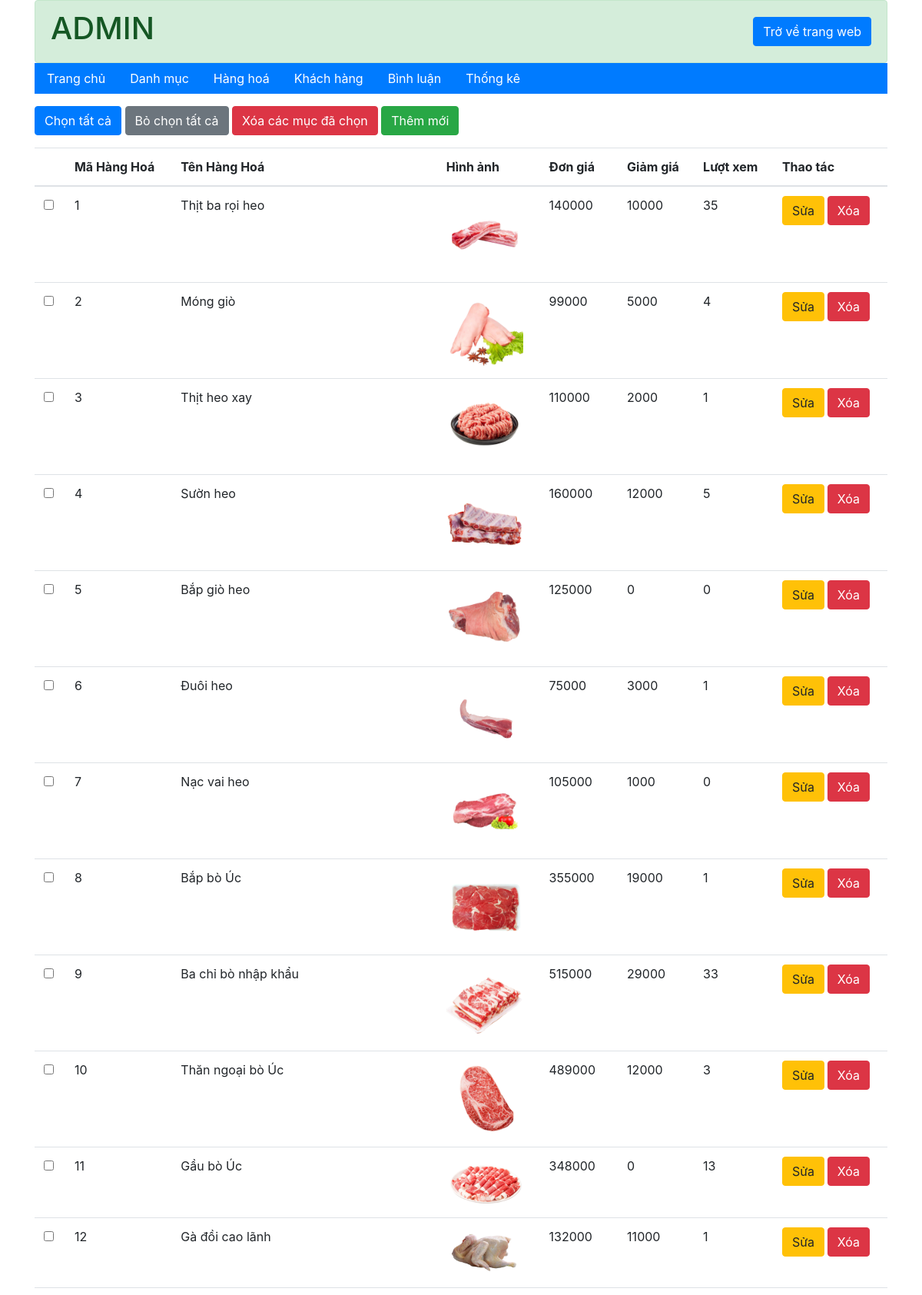
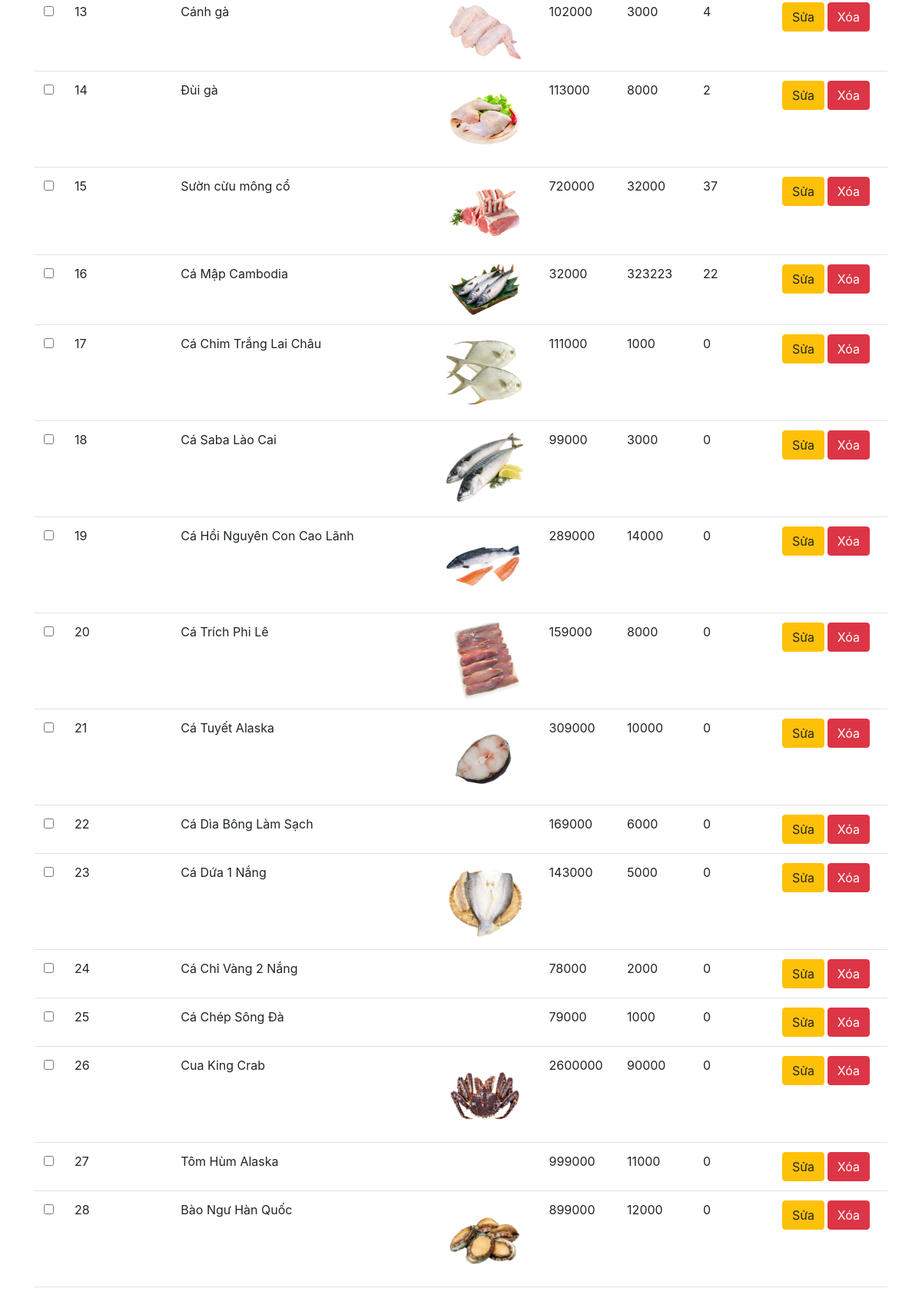
/admin/hang-hoa/index.php (signed in, upper part), run on the app's committed database (2 pictures, top to bottom).
### tables this page shows
CREATE TABLE `hang_hoa` (
  `ma_hh` int(11) NOT NULL COMMENT 'mã hàng hoá',
  `ten_hh` varchar(50) NOT NULL COMMENT 'tên hàng hoá',
  `don_gia` double(10,2) NOT NULL COMMENT 'đơn giá',
  `giam_gia` double(10,2) DEFAULT 0.00 COMMENT 'mức giảm giá',
  `hinh` varchar(50) NOT NULL COMMENT 'hình ảnh',
  `ngay_nhap` date DEFAULT NULL COMMENT 'ngày nhập hàng',
  `mo_ta` text NOT NULL COMMENT 'mô tả hàng hoá',
  `dac_biet` tinyint(1) NOT NULL COMMENT 'tràng thái đặc biệt',
  `so_luot_xem` int(11) NOT NULL DEFAULT 0 COMMENT 'số lượt xem',
  `ma_loai` int(10) NOT NULL COMMENT 'mã loại'
);

### admin/hang-hoa/index.php (called while the page is built, shortened)
<?php
    require "../../global.php";
    require "../../dao/pdo.php";
    require "../../dao/hanghoa.php";
    if(exsist_param("add")){
        $lisDanhMuc = danhMuc_selectAll();
        $view_name="add.php";
    }
    else if(exsist_param("btn_edit")){
        $lisDanhMuc = danhMuc_selectAll();
        $idHangHoa = $_GET['ma_hh'];
        $thisHangHoa = hanghoa_select_by_id($idHangHoa);
        $view_name="edit.php";
    }
    else if(exsist_param("btn-delete")){
        $id_hh=$_GET['ma_hh'];
        hanghoa_delete($id_hh);
        $items = hanghoa_selectAll();
        $view_name="list.php";
    }
    else if(exsist_param("btn-delete-all")){
        $list_id=$_POST['ma_hh'];
        hanghoa_delete($list_id);
        $items = hanghoa_selectAll();
        $view_name="list.php";
    }
    else{
        $items = hanghoa_selectAll();
    }
    require "../layout.php";
?>

### dao/pdo.php (called while the page is built, shortened)
<?php
function pdo_get_connection(){
    $hostname='localhost';
    $dbname='xsshop';
    $username = 'root';
    $password = '';
    try{
        $connect = new PDO("mysql:host=$hostname;dbname=$dbname", $username, $password);
        $connect->setAttribute(PDO::ATTR_ERRMODE, PDO::ERRMODE_EXCEPTION);
        return $connect;
    }catch(PDOException $e){
        $e->getMessage();
    }
}
function pdo_query($sql){
    $sql_args = array_slice(func_get_args(), 1);
    try{
        $connect = pdo_get_connection();
        $stmt = $connect->prepare($sql);
        $stmt->execute($sql_args);
        $rows = $stmt->fetchAll();
        return $rows;
    }
    catch(PDOException $e){
        throw $e;
    }
    finally{
        unset($connect);
    }
}
?>

### dao/hanghoa.php (called while the page is built, shortened)
<?php
    function hanghoa_selectAll(){
        $sql = "SELECT * FROM `hang_hoa`";
        return pdo_query($sql);
    }
?>

### global.php (called while the page is built, shortened)
<?php
    $url="/food_market_10-diem";
    $url_content="$url/content";
?>

### admin/hang-hoa/list.php (the view)
<div class="container">
  <form action="index.php" method="post">
    <div class="my-3">
      <button id="check-all" type="button" class="btn btn-primary">Chọn tất cả</button>
      <button id="clear-all" type="button" class="btn btn-secondary">Bỏ chọn tất cả</button>
      <button onclick="return confirm('Bạn có chắc chắn xoá không?')" name="btn-delete-all" class="btn btn-danger">Xóa các mục đã chọn</button>
      <a href="index.php?add" class="btn btn-success">Thêm mới</a>
    </div>
    <table class="table">
      <thead>
        <tr>
          <th></th>
          <th>Mã Hàng Hoá</th>
          <th>Tên Hàng Hoá</th>
          <th>Hình ảnh</th>
          <th>Đơn giá</th>
          <th>Giảm giá</th>
          <th>Lượt xem</th>
          <th>Thao tác</th>
        </tr>
      </thead>
      <tbody>
        <?php
        foreach ($items as $item) {
        ?>
          <tr>
            <td><input type="checkbox" name="ma_hh[]" value="<?= $item['ma_hh'] ?>"></td>
            <td><?php echo $item['ma_hh'] ?></td>
            <td><?php echo $item['ten_hh'] ?></td>
            <td><img style="width: 100px;" src="<?php echo "$url_content/images/image_products/" . $item['hinh'] ?>" alt=""></td>
            <td><?php echo $item['don_gia'] ?></td>
            <td><?php echo $item['giam_gia'] ?></td>
            <td><?php echo $item['so_luot_xem'] ?></td>
            <th>
              <a class="btn btn-warning" href="index.php?btn_edit&ma_hh=<?php echo $item['ma_hh'] ?>">Sửa</a>
              <a onclick="return confirm('Bạn có chắc chắn xoá không?')" class="btn btn-danger" href="index.php?btn-delete&ma_hh=<?php echo $item['ma_hh'] ?>">Xóa</a>
            </th>
          </tr>
        <?php
        }
        ?>
      </tbody>
    </table>
  </form>
</div>

### data on the page
hang_hoa: ma_hh "1", ten_hh "Thịt ba rọi heo", hinh (picture), don_gia "140000", giam_gia "10000", so_luot_xem "35"
hang_hoa: ma_hh "2", ten_hh "Móng giò", hinh (picture), don_gia "99000", giam_gia "5000", so_luot_xem "4"
hang_hoa: ma_hh "3", ten_hh "Thịt heo xay", hinh (picture), don_gia "110000", giam_gia "2000", so_luot_xem "1"
hang_hoa: ma_hh "4", ten_hh "Sườn heo", hinh (picture), don_gia "160000", giam_gia "12000", so_luot_xem "5"
hang_hoa: ma_hh "5", ten_hh "Bắp giò heo", hinh (picture), don_gia "125000", giam_gia "0", so_luot_xem "0"
hang_hoa: ma_hh "6", ten_hh "Đuôi heo", hinh (picture), don_gia "75000", giam_gia "3000", so_luot_xem "1"
hang_hoa: ma_hh "7", ten_hh "Nạc vai heo", hinh (picture), don_gia "105000", giam_gia "1000", so_luot_xem "0"
hang_hoa: ma_hh "8", ten_hh "Bắp bò Úc", hinh (picture), don_gia "355000", giam_gia "19000", so_luot_xem "1"
hang_hoa: ma_hh "9", ten_hh "Ba chỉ bò nhập khẩu", hinh (picture), don_gia "515000", giam_gia "29000", so_luot_xem "33"
hang_hoa: ma_hh "10", ten_hh "Thăn ngoại bò Úc", hinh (picture), don_gia "489000", giam_gia "12000", so_luot_xem "3"
hang_hoa: ma_hh "11", ten_hh "Gầu bò Úc", hinh (picture), don_gia "348000", giam_gia "0", so_luot_xem "13"
hang_hoa: ma_hh "12", ten_hh "Gà đồi cao lãnh", hinh (picture), don_gia "132000", giam_gia "11000", so_luot_xem "1"
hang_hoa: ma_hh "13", ten_hh "Cánh gà", hinh (picture), don_gia "102000", giam_gia "3000", so_luot_xem "4"
hang_hoa: ma_hh "14", ten_hh "Đùi gà", hinh (picture), don_gia "113000", giam_gia "8000", so_luot_xem "2"
hang_hoa: ma_hh "15", ten_hh "Sườn cừu mông cổ", hinh (picture), don_gia "720000", giam_gia "32000", so_luot_xem "37"
hang_hoa: ma_hh "16", ten_hh "Cá Mập Cambodia", hinh (picture), don_gia "32000", giam_gia "323223", so_luot_xem "22"
hang_hoa: ma_hh "17", ten_hh "Cá Chim Trắng Lai Châu", hinh (picture), don_gia "111000", giam_gia "1000", so_luot_xem "0"
hang_hoa: ma_hh "18", ten_hh "Cá Saba Lào Cai", hinh (picture), don_gia "99000", giam_gia "3000", so_luot_xem "0"
hang_hoa: ma_hh "19", ten_hh "Cá Hồi Nguyên Con Cao Lãnh", hinh (picture), don_gia "289000", giam_gia "14000", so_luot_xem "0"
hang_hoa: ma_hh "20", ten_hh "Cá Trích Phi Lê", hinh (picture), don_gia "159000", giam_gia "8000", so_luot_xem "0"
hang_hoa: ma_hh "21", ten_hh "Cá Tuyết Alaska", hinh (picture), don_gia "309000", giam_gia "10000", so_luot_xem "0"
hang_hoa: ma_hh "22", ten_hh "Cá Dìa Bông Làm Sạch", don_gia "169000", giam_gia "6000", so_luot_xem "0"
hang_hoa: ma_hh "23", ten_hh "Cá Dứa 1 Nắng", hinh (picture), don_gia "143000", giam_gia "5000", so_luot_xem "0"
hang_hoa: ma_hh "24", ten_hh "Cá Chỉ Vàng 2 Nắng", don_gia "78000", giam_gia "2000", so_luot_xem "0"
hang_hoa: ma_hh "25", ten_hh "Cá Chép Sông Đà", don_gia "79000", giam_gia "1000", so_luot_xem "0"
hang_hoa: ma_hh "26", ten_hh "Cua King Crab", hinh (picture), don_gia "2600000", giam_gia "90000", so_luot_xem "0"
hang_hoa: ma_hh "27", ten_hh "Tôm Hùm Alaska", don_gia "999000", giam_gia "11000", so_luot_xem "0"
hang_hoa: ma_hh "28", ten_hh "Bào Ngư Hàn Quốc", hinh (picture), don_gia "899000", giam_gia "12000", so_luot_xem "0"
